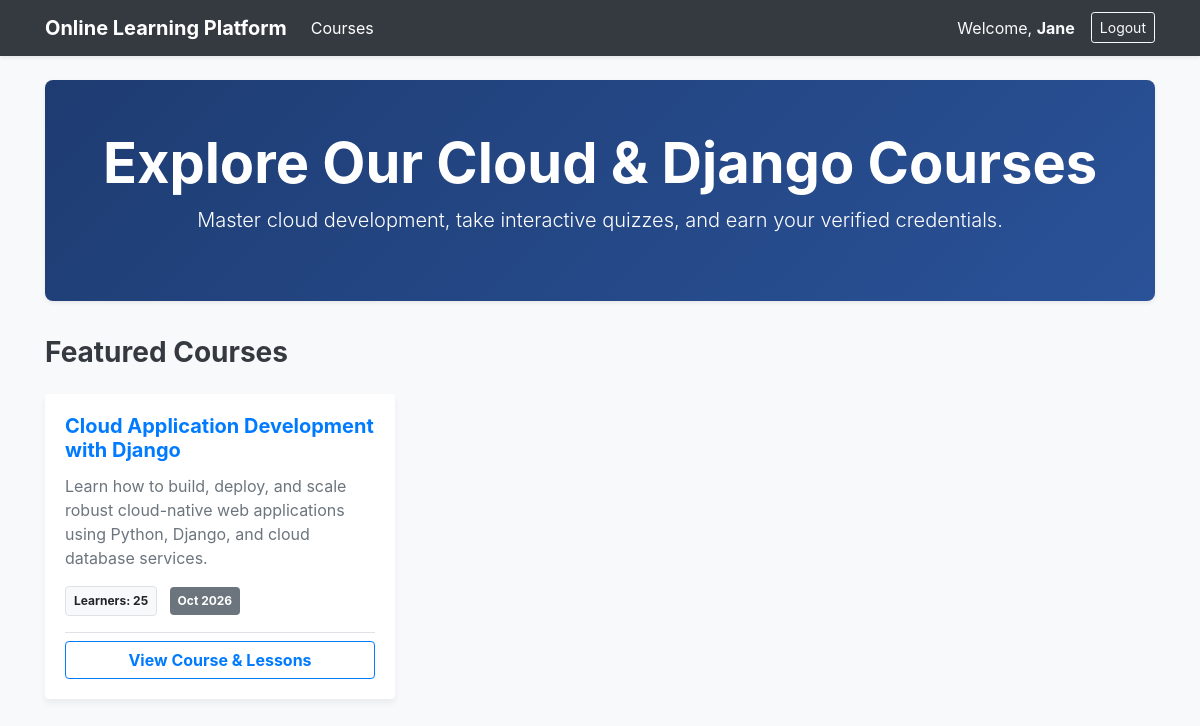
/onlinecourse/ (signed in), run on the app's committed database.
### onlinecourse/models.py (models this page shows, shortened)
class Course(models.Model):
    name = models.CharField(null=False, max_length=100, default='online course')
    image = models.ImageField(upload_to='course_images/', null=True, blank=True)
    description = models.CharField(max_length=1000)
    pub_date = models.DateField(null=True, blank=True)
    instructors = models.ManyToManyField(Instructor)
    users = models.ManyToManyField(User, through='Enrollment')
    total_enrollment = models.IntegerField(default=0)
    is_enrolled = False

### onlinecourse/views.py (the view)
# urls.py: path('', views.popular_course_list, name='index'),
def popular_course_list(request):
    context = {}
    if request.method == 'GET':
        course_list = Course.objects.order_by('-total_enrollment')[:10]
        context['course_list'] = course_list
        return render(request, 'onlinecourse/course_list.html', context)

### onlinecourse/templates/onlinecourse/course_list.html (shortened to what this page needs)
<!DOCTYPE html>
<html lang="en">
<head>
    {% load static %}
    <link rel="stylesheet" href="https://maxcdn.bootstrapcdn.com/bootstrap/4.5.2/css/bootstrap.min.css">
</head>
<body>
    <nav class="navbar navbar-expand-lg navbar-dark bg-dark mb-4 shadow-sm">
        <div class="container">
            <a class="navbar-brand font-weight-bold" href="{% url 'onlinecourse:index' %}">Online Learning Platform</a>
            <div class="collapse navbar-collapse" id="navbarContent">
                <ul class="navbar-nav mr-auto">
                    <li class="nav-item active">
                        <a class="nav-link" href="{% url 'onlinecourse:index' %}">Courses</a>
                    </li>
                </ul>
                <ul class="navbar-nav ml-auto">
                    {% if user.is_authenticated %}
                    <li class="nav-item">
                        <span class="navbar-text mr-3 text-light">Welcome, <strong>{{ user.first_name|default:user.username }}</strong></span>
                    </li>
                    <li class="nav-item">
                        <a class="btn btn-outline-light btn-sm my-1" href="{% url 'onlinecourse:logout' %}">Logout</a>
                    </li>
                    {% endif %}
                </ul>
            </div>
        </div>
    </nav>
    <div class="container">
        <div class="hero shadow-sm">
            <h1 class="display-4 font-weight-bold">Explore Our Cloud & Django Courses</h1>
            <p class="lead">Master cloud development, take interactive quizzes, and earn your verified credentials.</p>
        </div>
        <h3 class="mb-4 font-weight-bold text-dark">Featured Courses</h3>
        <div class="row">
            {% if course_list %}
                {% for course in course_list %}
                <div class="col-md-6 col-lg-4 mb-4">
                    <div class="card course-card">
                        <div class="card-body">
                            <h5 class="card-title font-weight-bold text-primary">{{ course.name }}</h5>
                            <p class="card-text text-muted">
                                {{ course.description|truncatewords:25 }}
                            </p>
                            <div class="mb-3">
                                <span class="badge badge-light border p-2 mr-2">
                                    Learners: {{ course.total_enrollment }}
                                </span>
                                {% if course.pub_date %}
                                <span class="badge badge-secondary p-2">
                                    {{ course.pub_date|date:"M Y" }}
                                </span>
                                {% endif %}
                            </div>
                            <div class="mt-auto pt-2 border-top">
                                <a href="{% url 'onlinecourse:course_details' course.id %}" class="btn btn-outline-primary btn-block font-weight-bold">
                                    View Course & Lessons
                                </a>
                            </div>
                        </div>
                    </div>
                </div>
                {% endfor %}
            {% endif %}
        </div>
    </div>
</body>
</html>

### onlinecourse/templates/onlinecourse/course_list.html (style rules this page uses)
body { background-color: #f8f9fa; }
.hero { background: linear-gradient(135deg, #1e3c72 0%, #2a5298 100%); color: #ffffff; padding: 50px 20px; border-radius: 8px; margin-bottom: 35px; text-align: center; }
.course-card { transition: transform 0.2s, box-shadow 0.2s; border: none; box-shadow: 0 4px 6px rgba(0,0,0,0.06); height: 100%; display: flex; flex-direction: column; }
.card-body { display: flex; flex-direction: column; }
.card-text { flex-grow: 1; }

### data on the page
Course: name "Cloud Application Development with Django", description "Learn how to build, deploy, and scale robust cloud-native web applications using Python, Django, and cloud database services.", total_enrollment "25", pub_date "Oct 2026"

### other printed values
{{ user.first_name|default:user.username }} "Jane"
